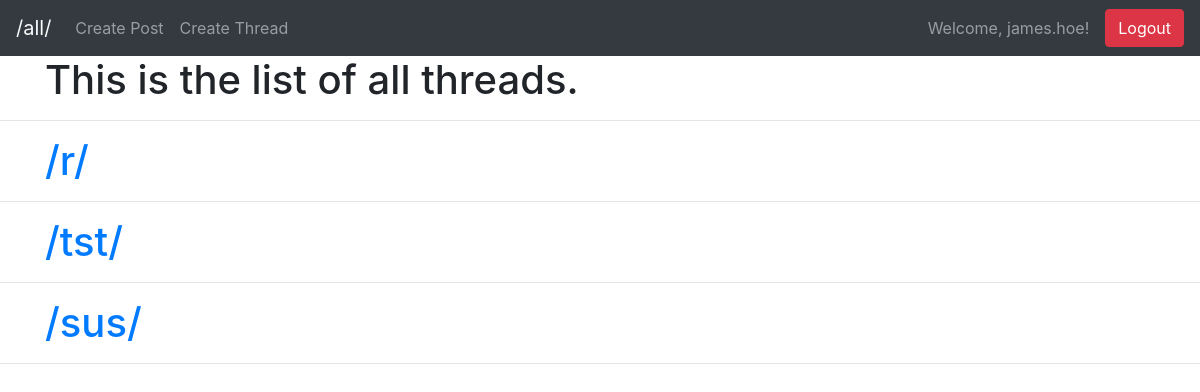
/threads/ (signed in), run on the app's committed database.
### post/models.py (models this page shows, shortened)
class Thread(models.Model):
    title = models.TextField(max_length=3)

### post/views.py (the view, shortened to what this page needs)
# urls.py: path('threads/', views.Threads.as_view()),
class Threads(View):
    def get(self, request):
        thread_object = Thread.objects.all()
        context = {"thread_object": thread_object}
        return render(request, "post/thread.html", context)

### post/templates/post/thread.html (shortened to what this page needs)
<!DOCTYPE html>
<html lang="en">
<head>
    <link rel="stylesheet" href="https://maxcdn.bootstrapcdn.com/bootstrap/4.0.0/css/bootstrap.min.css"
 />
</head>
<body>
    <nav class="navbar navbar-expand-lg navbar-dark bg-dark">
        <a class="navbar-brand text-light" href="/all/">/all/</a>
        {% if user.is_authenticated %}
        <div class="collapse navbar-collapse" id="navbarText">
            <ul class="navbar-nav mr-auto">
                <li class="nav-item">
                    <a class="nav-link" href="../new/">Create Post</a>
                </li>
                <li class="nav-item">
                    <a class="nav-link" href="../new/thread">Create Thread</a>
                </li>
            </ul>
            <span class="navbar-text mr-3">
                Welcome, {{user}}!
            </span>
            <form class="form-inline" action="" method="POST">
                <button type="submit" class="btn btn-danger">Logout</button>
            </form>
        </div>
        {% endif %}
    </nav>
    <div class="container">
        <h1>This is the list of all threads.</h1>
    </div>
    <hr />
    {% for thread in thread_object %}
    <div class="container">
        <h1><a href="./{{thread.id}}">/{{thread.title}}/</a></h1>
    </div>
    <hr />
    {% endfor %}
</body>
</html>

### data on the page
Thread: title "r"
Thread: title "tst"
Thread: title "sus"

### other printed values
{{ user }} "james.hoe"
